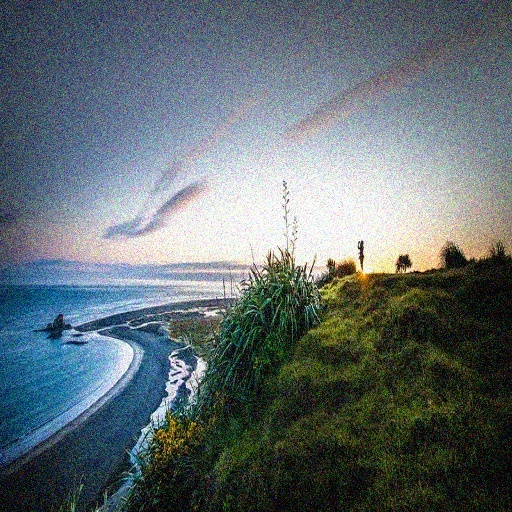
#> input picture w2課堂練習/Images/noise1_before.jpg, 512 x 512 px; its folder holds only this picture in this run
$ python -i CV.py   (imports and definitions only)
#> lines starting #> are read from the running program, lines starting #| are printed output that depends on the picture
#> further down, picture is the input picture: shape (512, 512, 3); mean B, G, R 113.9, 109.6, 98.2
import cv2
import numpy as np
import os

input_dir = r"D:\Computer Vision_class\w1"
output_dir = r"D:\output_final"
# [1 line not run here, left out]

valid_ext = (".jpg", ".jpeg", ".png", ".bmp", ".tif", ".tiff")

def read_image_unicode(path):
    file_bytes = np.fromfile(path, dtype=np.uint8)
    return cv2.imdecode(file_bytes, cv2.IMREAD_COLOR)

def save_image_unicode(path, img):
    ext = os.path.splitext(path)[1]
    success, encoded_img = cv2.imencode(ext, img)
    if success:
        encoded_img.tofile(path)
    else:
        print(f"儲存失敗: {path}")


def denoise_image(img):
    return cv2.fastNlMeansDenoisingColored(img, None, 15, 15, 7, 21)
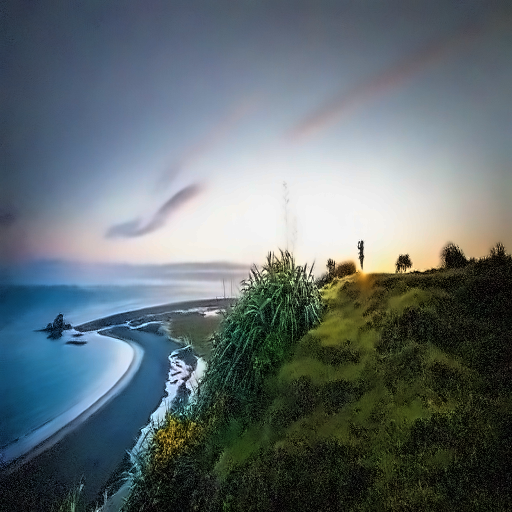
#> returned value: shape (512, 512, 3); mean of channels 0, 1, 2 112.5, 108.7, 97.2; drawn as B, G, R

def enhance_contrast_clahe(img):
    lab = cv2.cvtColor(img, cv2.COLOR_BGR2LAB)
#> lab: shape (512, 512, 3); mean of channels 0, 1, 2 112, 125.4, 124.9
    l, a, b = cv2.split(lab)
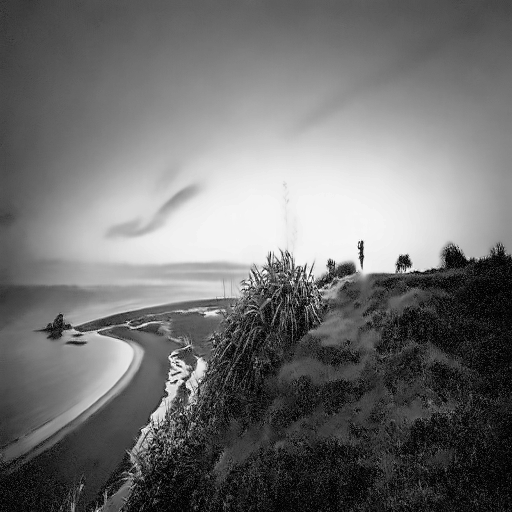
#> l: shape (512, 512); min 0, max 253, mean 112
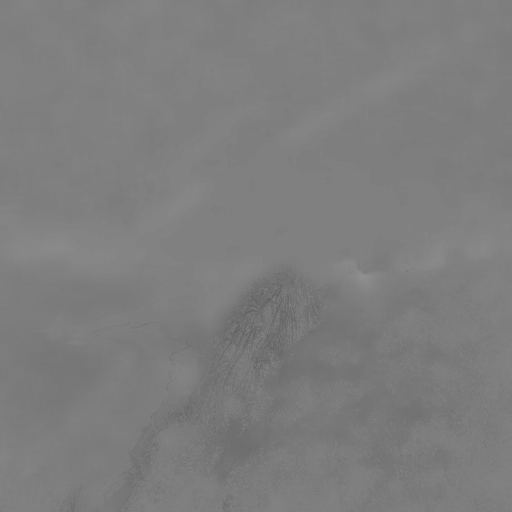
#> a: shape (512, 512); min 95, max 144, mean 125.4
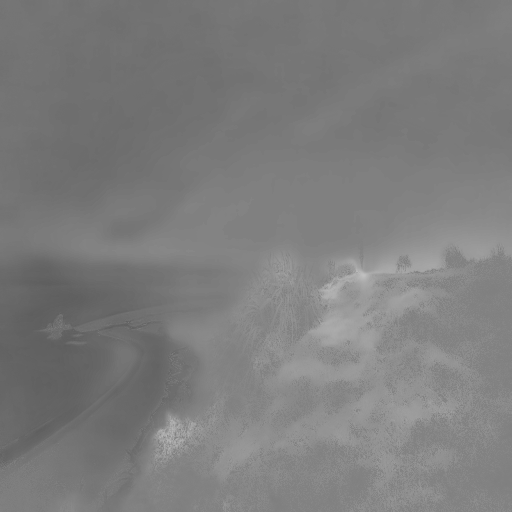
#> b: shape (512, 512); min 93, max 192, mean 124.9

    clahe = cv2.createCLAHE(clipLimit=2.0, tileGridSize=(8, 8))
    l2 = clahe.apply(l)
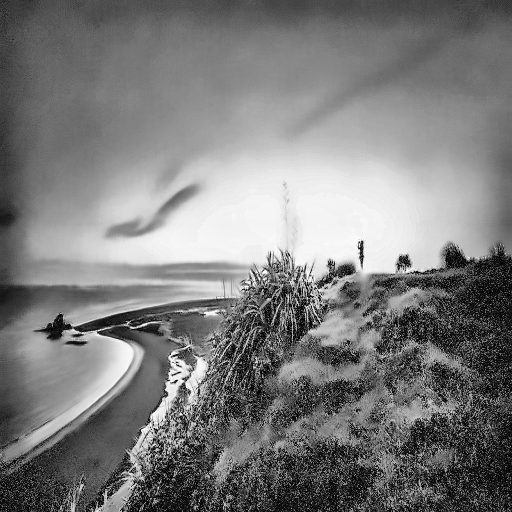
#> l2: shape (512, 512); min 0, max 255, mean 124

    merged = cv2.merge((l2, a, b))
#> merged: shape (512, 512, 3); mean of channels 0, 1, 2 124, 125.4, 124.9
    return cv2.cvtColor(merged, cv2.COLOR_LAB2BGR)
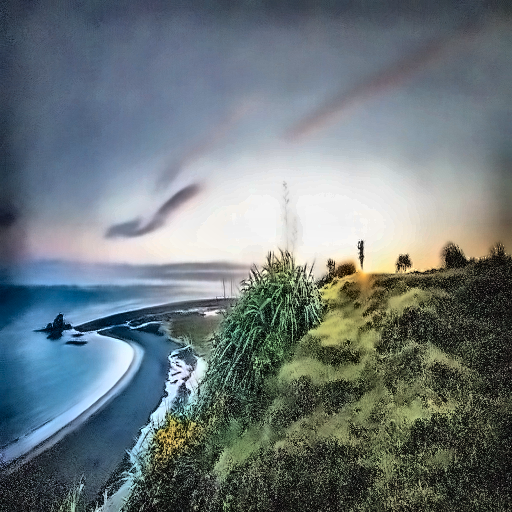
#> returned value: shape (512, 512, 3); mean B, G, R 123.3, 119.9, 108.4

def unsharp_mask(img, sigma=0.8, strength=0.5):
#> called with sigma = 0.8, strength = 0.5
    blurred = cv2.GaussianBlur(img, (0, 0), sigmaX=sigma, sigmaY=sigma)
    return cv2.addWeighted(img, 1.0 + strength, blurred, -strength, 0)

def process_blurry_image(img):
    result = denoise_image(img)
    result = enhance_contrast_clahe(result)
    result = unsharp_mask(result, sigma=0.8, strength=0.5)
    return result

# [1 line that did not run here, left out]

# [26 lines not run here, left out]

>>> import cv2
>>> picture = cv2.imread('Images/noise1_before.jpg')
>>> result = process_blurry_image(picture)

$ run again, on w2課堂練習/Images/noise2_before.jpg
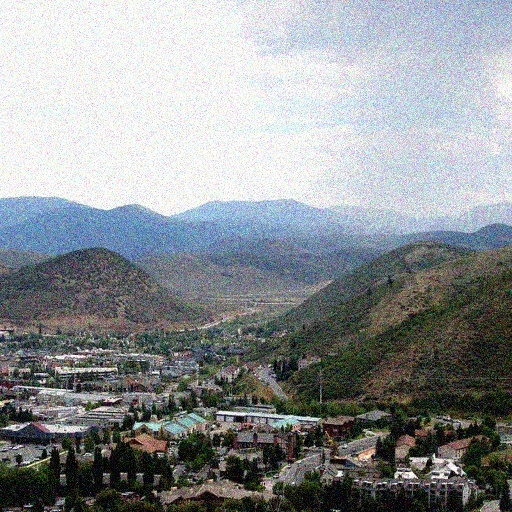
#> input picture w2課堂練習/Images/noise2_before.jpg, 512 x 512 px
#> picture is the input picture: shape (512, 512, 3); mean B, G, R 148.9, 146.6, 142
#> lab: shape (512, 512, 3); mean of channels 0, 1, 2 149.3, 127, 126.7
#> in enhance_contrast_clahe, `l, a, b = cv2.split(lab)`:
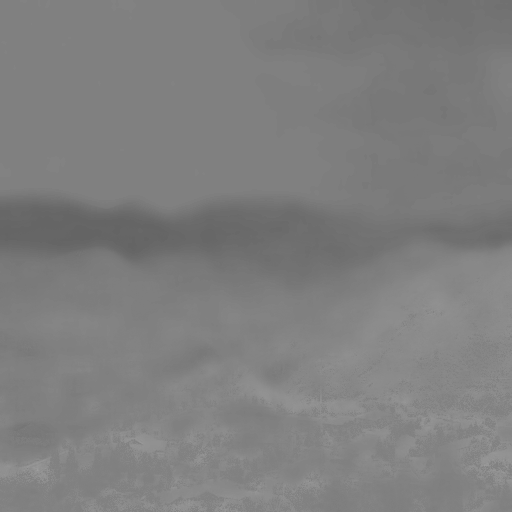
#> b: shape (512, 512); min 100, max 158, mean 126.7
#> merged: shape (512, 512, 3); mean of channels 0, 1, 2 160.6, 127, 126.7
#> in enhance_contrast_clahe, `return cv2.cvtColor(merged, cv2.COLOR_LAB2BGR)`:
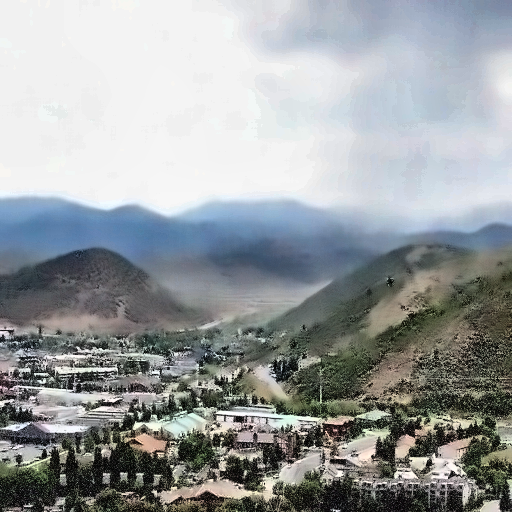
#> returned value: shape (512, 512, 3); mean B, G, R 158.3, 156.6, 152.2

$ run again, on w2課堂練習/Images/noise3_before.jpg
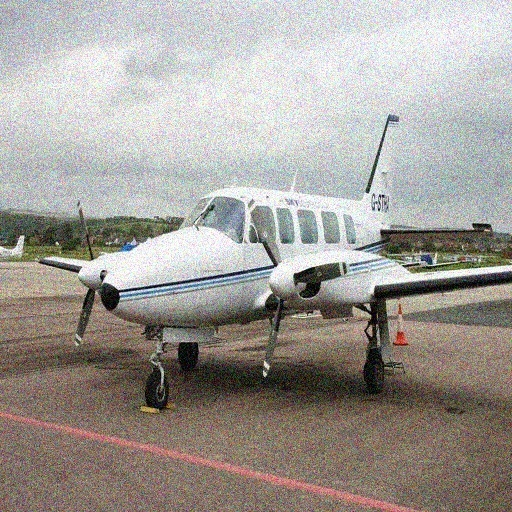
#> input picture w2課堂練習/Images/noise3_before.jpg, 512 x 512 px
#> picture is the input picture: shape (512, 512, 3); mean B, G, R 151.7, 156.9, 161.5
#> lab: shape (512, 512, 3); mean of channels 0, 1, 2 163.1, 129, 131.9
#> in enhance_contrast_clahe, `l, a, b = cv2.split(lab)`:
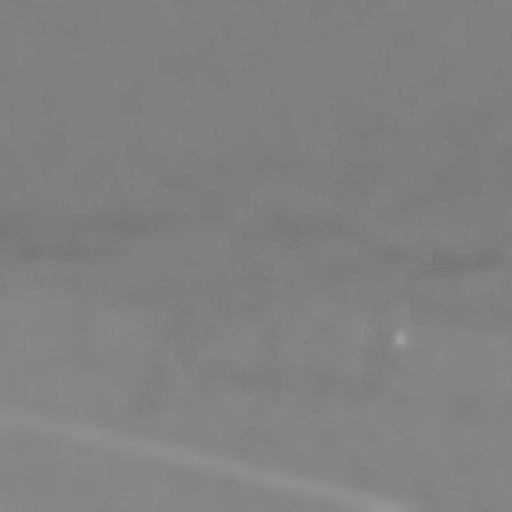
#> a: shape (512, 512); min 115, max 160, mean 129
#> merged: shape (512, 512, 3); mean of channels 0, 1, 2 165.5, 129, 131.9
#> in enhance_contrast_clahe, `return cv2.cvtColor(merged, cv2.COLOR_LAB2BGR)`:
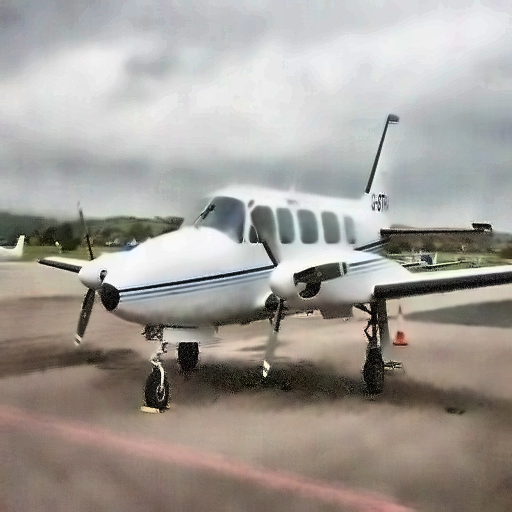
#> returned value: shape (512, 512, 3); mean B, G, R 152.9, 158.6, 163.5
